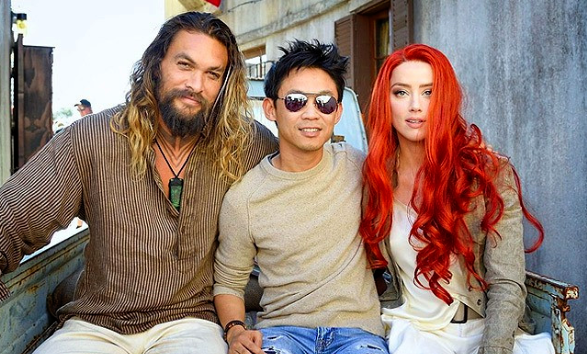
#> input picture ImageProcessing/aquaman.png, 587 x 354 px
$ python basics.py
#> lines starting #> are read from the running program, lines starting #| are printed output that depends on the picture; after the words box and inside, x2 and y2 are one past the last pixel; in counts of white or black regions, pixels touching at a corner belong together
# /usr/bin/python3

import numpy as np
import cv2

# utility function to display image
def imshow(filename, image):
	cv2.imshow(filename,image)
	cv2.waitKey(0)
	cv2.destroyAllWindows()


# the filename of the image
filename = 'aquaman.png'

# reading the image file
image = cv2.imread(filename, cv2.IMREAD_COLOR)
#> image is the input picture: shape (354, 587, 3); mean B, G, R 116.3, 125.7, 146.7

# displayimg the image
imshow(filename,image)

# calculate the negative
negimage = 255 - image
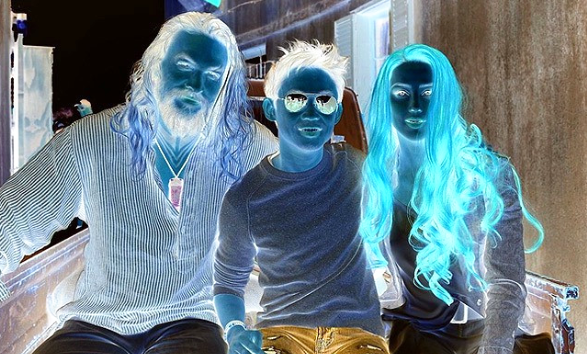
#> negimage: shape (354, 587, 3); mean B, G, R 138.7, 129.3, 108.3

# display negative
imshow('negative of ' + filename, negimage)

# write negative image
cv2.imwrite('negative.png',negimage)

# crop/segment a portion of the image
subimage = image[45:140, 375:465]
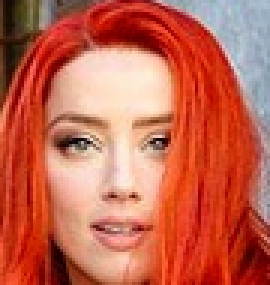
#> subimage: shape (95, 90, 3) (shown 3 times larger); mean B, G, R 79.5, 100.3, 196.9

imshow('cropped image', subimage)

# placing the cropped image on another image
negimage[45:140, 375:465] = subimage
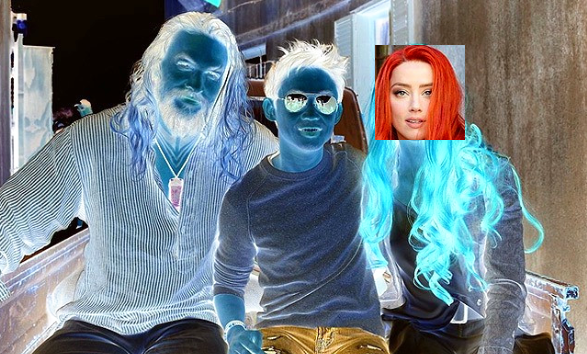
#> negimage: shape (354, 587, 3); 4.11% of pixels changed, all inside (x1, y1, x2, y2) = (375, 45, 465, 140)

imshow('cropped image', negimage)

$ run again, with ImageProcessing/highway.png copied over ImageProcessing/aquaman.png
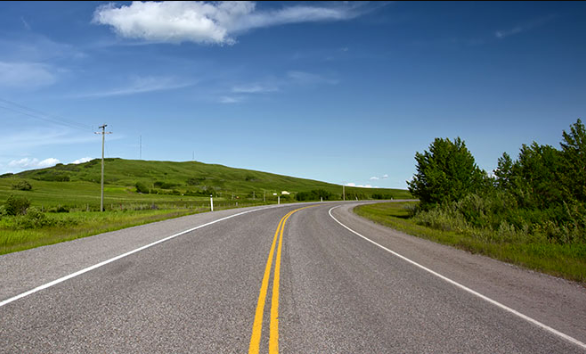
#> input picture ImageProcessing/highway.png, 586 x 354 px
#> image is the input picture: shape (354, 586, 3); mean B, G, R 131.1, 125.4, 109.4
#> `subimage = image[45:140, 375:465]`:
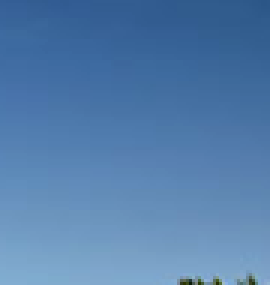
#> subimage: shape (95, 90, 3) (shown 3 times larger); mean B, G, R 172.6, 126.1, 84.2
#> `negimage[45:140, 375:465] = subimage`:
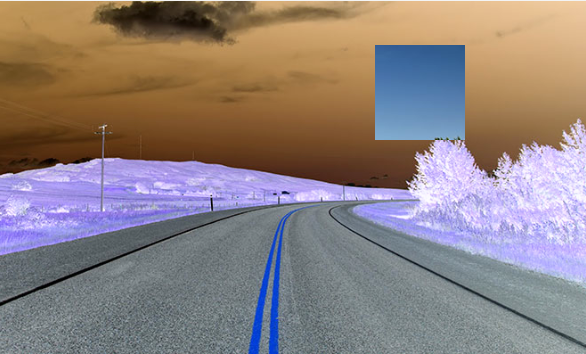
#> negimage: shape (354, 586, 3); mean B, G, R 127.6, 129.5, 142

$ run again, with ImageProcessing/eliz_olsen.jpg saved as ImageProcessing/aquaman.png
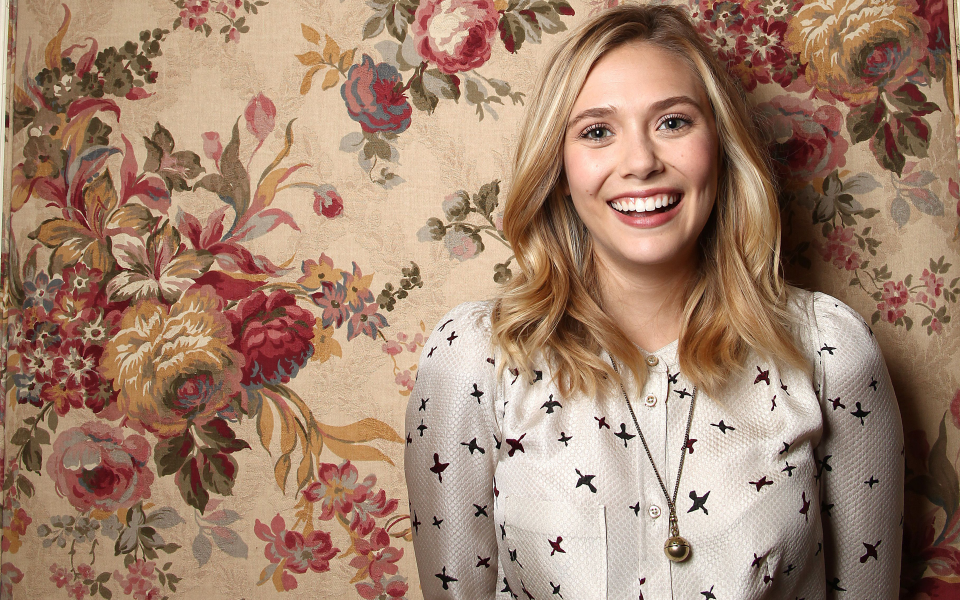
#> input picture ImageProcessing/eliz_olsen.jpg, 2880 x 1800 px (shown at 1/3 size)
#> image is the input picture: shape (1800, 2880, 3); mean B, G, R 110.3, 131, 162.4
#> `negimage = 255 - image`:
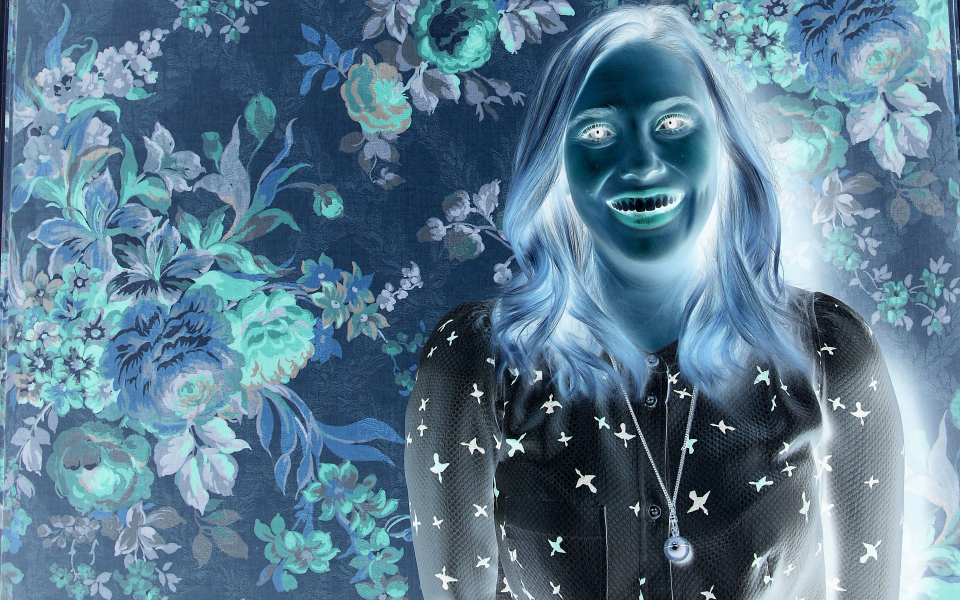
#> negimage: shape (1800, 2880, 3) (shown at 1/3 size); mean B, G, R 144.7, 124, 92.6
#> `subimage = image[45:140, 375:465]`:
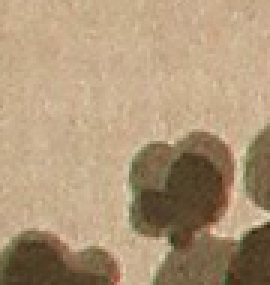
#> subimage: shape (95, 90, 3) (shown 3 times larger); mean B, G, R 120.1, 150.5, 174.3
